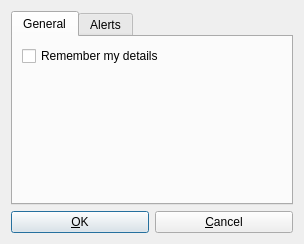
<?xml version="1.0" encoding="UTF-8"?>
<ui version="4.0">
 <class>QPalringoSettingsWindow</class>
 <widget class="QDialog" name="QPalringoSettingsWindow">
  <property name="windowModality">
   <enum>Qt::NonModal</enum>
  </property>
  <property name="geometry">
   <rect>
    <x>0</x>
    <y>0</y>
    <width>304</width>
    <height>244</height>
   </rect>
  </property>
  <property name="windowTitle">
   <string>QPalringo Settings</string>
  </property>
  <property name="windowIcon">
   <iconset>
    <normaloff>:/misc/sysTrayIcon.png</normaloff>:/misc/sysTrayIcon.png</iconset>
  </property>
  <property name="sizeGripEnabled">
   <bool>false</bool>
  </property>
  <property name="modal">
   <bool>false</bool>
  </property>
  <layout class="QVBoxLayout">
   <item>
    <widget class="QTabWidget" name="tabWidget">
     <property name="tabPosition">
      <enum>QTabWidget::North</enum>
     </property>
     <property name="tabShape">
      <enum>QTabWidget::Rounded</enum>
     </property>
     <property name="currentIndex">
      <number>0</number>
     </property>
     <widget class="QWidget" name="GeneralSettings">
      <attribute name="title">
       <string>General</string>
      </attribute>
      <layout class="QVBoxLayout" name="verticalLayout_4">
       <item>
        <widget class="QCheckBox" name="RememberMe">
         <property name="text">
          <string>Remember my details</string>
         </property>
        </widget>
       </item>
       <item>
        <spacer name="verticalSpacer_3">
         <property name="orientation">
          <enum>Qt::Vertical</enum>
         </property>
         <property name="sizeHint" stdset="0">
          <size>
           <width>20</width>
           <height>40</height>
          </size>
         </property>
        </spacer>
       </item>
      </layout>
     </widget>
     <widget class="QWidget" name="AlertsSettings">
      <attribute name="title">
       <string>Alerts</string>
      </attribute>
      <layout class="QVBoxLayout" name="verticalLayout">
       <item>
        <widget class="QGroupBox" name="groupBox">
         <property name="title">
          <string>Private Messages</string>
         </property>
         <layout class="QVBoxLayout" name="verticalLayout_2">
          <item>
           <widget class="QCheckBox" name="privateAutoOpen">
            <property name="text">
             <string>Automatically open chat window</string>
            </property>
           </widget>
          </item>
          <item>
           <spacer name="verticalSpacer_2">
            <property name="orientation">
             <enum>Qt::Vertical</enum>
            </property>
            <property name="sizeHint" stdset="0">
             <size>
              <width>20</width>
              <height>40</height>
             </size>
            </property>
           </spacer>
          </item>
         </layout>
        </widget>
       </item>
       <item>
        <widget class="QGroupBox" name="groupBox_2">
         <property name="title">
          <string>Group Messages</string>
         </property>
         <layout class="QVBoxLayout" name="verticalLayout_3">
          <item>
           <widget class="QCheckBox" name="groupAutoOpen">
            <property name="text">
             <string>Automatically open chat window</string>
            </property>
           </widget>
          </item>
          <item>
           <spacer name="verticalSpacer">
            <property name="orientation">
             <enum>Qt::Vertical</enum>
            </property>
            <property name="sizeHint" stdset="0">
             <size>
              <width>20</width>
              <height>40</height>
             </size>
            </property>
           </spacer>
          </item>
         </layout>
        </widget>
       </item>
      </layout>
     </widget>
    </widget>
   </item>
   <item>
    <spacer name="verticalSpacer_4">
     <property name="orientation">
      <enum>Qt::Vertical</enum>
     </property>
     <property name="sizeHint" stdset="0">
      <size>
       <width>20</width>
       <height>40</height>
      </size>
     </property>
    </spacer>
   </item>
   <item>
    <layout class="QHBoxLayout">
     <item>
      <widget class="QPushButton" name="OkButton">
       <property name="text">
        <string>&amp;OK</string>
       </property>
      </widget>
     </item>
     <item>
      <widget class="QPushButton" name="CancelButton">
       <property name="text">
        <string>&amp;Cancel</string>
       </property>
      </widget>
     </item>
    </layout>
   </item>
  </layout>
 </widget>
 <tabstops>
  <tabstop>OkButton</tabstop>
  <tabstop>CancelButton</tabstop>
 </tabstops>
 <resources/>
 <connections/>
</ui>
